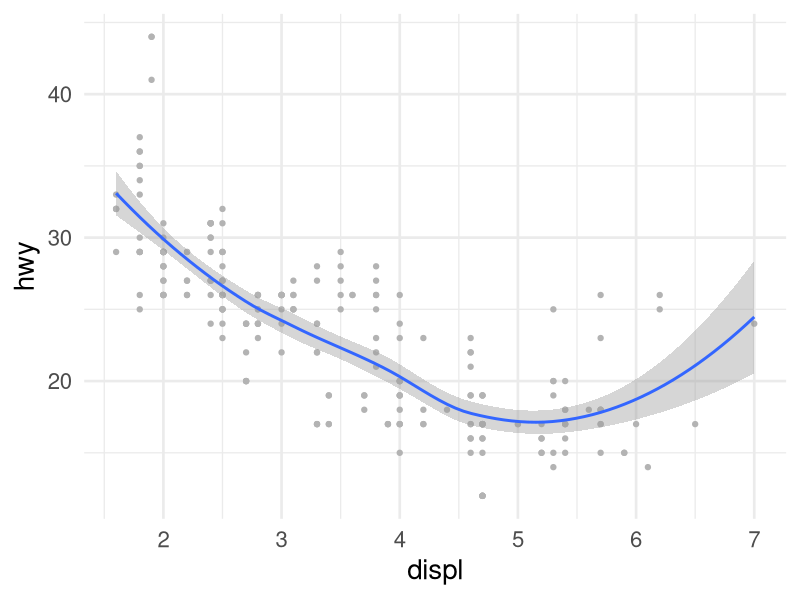
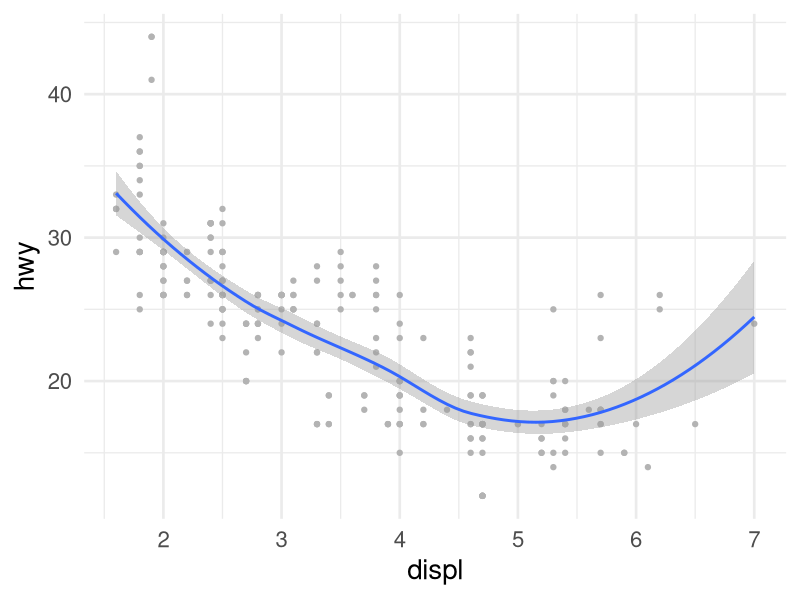

Here is the R script that generated these plots, in order:
## ---- chunk 1
library(tidyverse)
theme_set(theme_minimal(20))
ggplot(mpg, aes(displ, hwy)) +
  geom_point(color = "gray70") +
  geom_smooth()
## ---- chunk 2
ggplot(mpg, aes(displ, hwy)) +
  geom_point(color = "gray70") +
  geom_smooth()
